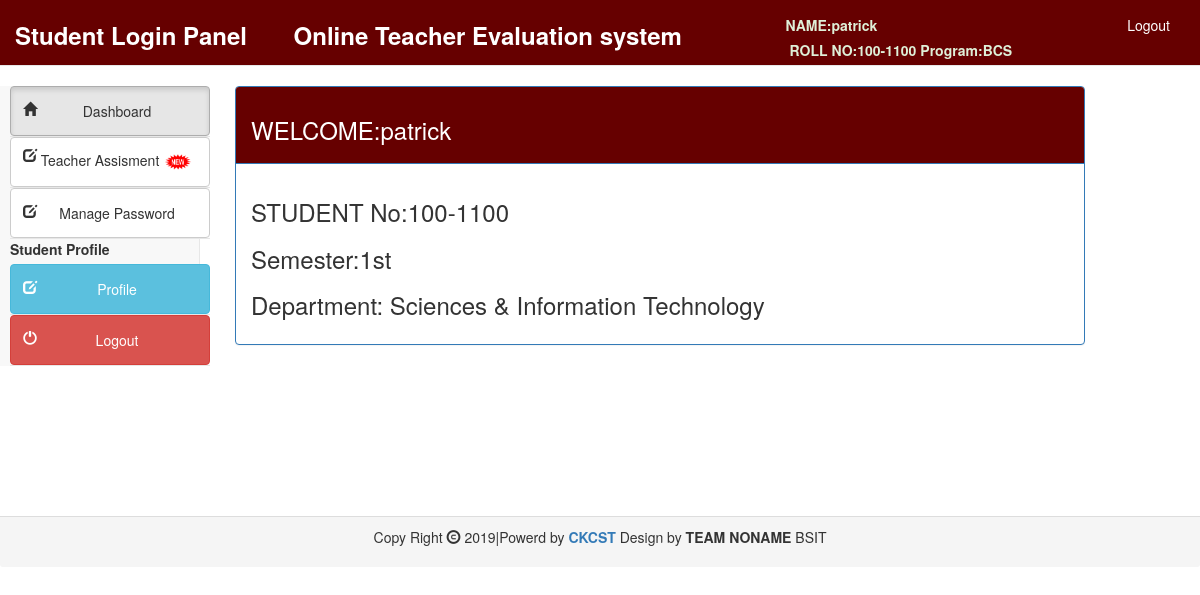
Screenshot of /studentlogin/index.php (signed in) with the database file from the repository.
### tables this page shows
CREATE TABLE `student` (
  `StudentID` int(15) NOT NULL,
  `StudentName` varchar(50) NOT NULL,
  `FatherName` varchar(50) NOT NULL,
  `Gender` varchar(10) NOT NULL,
  `SessionID` int(11) NOT NULL,
  `ProgramID` int(15) NOT NULL,
  `DepartmentID` int(15) NOT NULL,
  `SemesterID` int(15) NOT NULL,
  `RollNO` varchar(20) NOT NULL,
  `Password` varchar(20) NOT NULL
);

CREATE TABLE `program` (
  `ProgramID` int(15) NOT NULL,
  `ProgramName` varchar(50) NOT NULL,
  `DepartmentID` int(15) NOT NULL,
  `Semesters` int(10) NOT NULL
);

CREATE TABLE `semester` (
  `semester_id` int(11) NOT NULL,
  `semester` varchar(50) NOT NULL
);

CREATE TABLE `department` (
  `DepartmentID` int(15) NOT NULL,
  `DepartmentName` varchar(150) NOT NULL
);

### studentlogin/index.php (the view, shortened to what this page needs)
<?php
include("connection.php");
 $user_id=$_SESSION['user_id'];
$query=mysqli_query($connection,"select StudentName,RollNO,semester,DepartmentName from student inner join department on department.DepartmentID = student.DepartmentID inner join semester on semester.semester_id = student.SemesterID where StudentID = '$user_id'")or die ("query 1 incorrect.......");
list($StudentName,$RollNO,$SemesterName,$DepartmentName)=mysqli_fetch_array($query);
?>
<!DOCTYPE html>
<html lang="en">
<head>
<link href="style/css/bootstrap.min.css" rel="stylesheet">
<link href="style/css/k.css" rel="stylesheet">
</head>
  	<body>
						<div class="row" >
  	    <?php include("include/header.php");?>
        <div class="container-fluid">
   		<?php include ("include/side_bar.php");?>
					<div class="col-sm-9" >
					 <div class="panel panel-primary" style="margin-left:20px">
						<div class="panel-heading" style="background-color:#660000">
						<h3 style="color:white">WELCOME:<?php echo $StudentName;?> </h3>
										</div>
					<div class="panel-body">
                        <h3>STUDENT No:<?php echo $RollNO;?> </h3>
					<h3>Semester:<?php echo $SemesterName;?> </h3>
					<h3>Department: <?php echo $DepartmentName;?> </h3>
			</div>
			</div>
                </div></div>	</div>
      </body>
<br><br><br><br><br><p></p>&nbsp;&nbsp;
     <?php include ("include/footer.php");?>
</html>

### studentlogin/include/header.php (shortened to what this page needs)
<div class="container-fluid">
<nav class="navbar navbar-default navbar-static-top">
	<div class="navbar-header" style="background-color:#660000">
			<a class="navbar-brand" href="#" style="font-size:24px; margin-top:10px">
                <b style="color:white">Student Login Panel &nbsp;&nbsp;&nbsp;&nbsp;&nbsp; Online Teacher Evaluation system </b>		</a>	</div>
<div class="collapse navbar-collapse" style="background-color:#660000">
         <?php
    $query=mysqli_query($connection,"select StudentName,RollNO,ProgramName from student
    inner join program on student.ProgramID = program.ProgramID
    where StudentID='$user_id'")or die ("query 1 incorrect.......");
list($StudentName,$RollNO,$ProgramName)=mysqli_fetch_array($query);
?>
<ul class="nav navbar-nav navbar-right">
<li class="dropdown">
    <li style="margin-right:100px;margin-top:15px;color:#dff0d8" ><label>NAME:</label><strong><?php echo $StudentName; ?></strong> <br><label></label><label></label>
        <label>ROLL NO:</label><strong><?php echo $RollNO; ?></strong>
          <label>Program:</label><strong><?php echo $ProgramName; ?></strong>
    </li>
        <li style="margin-right:30px"><a href="logout.php" style="color:white">Logout</a></li>
	</ul>
	  </div>
  </div>

### rows the page displays
student: StudentName "patrick", RollNO "100-1100", ProgramID.ProgramName "BCS", SemesterID.semester "1st", DepartmentID.DepartmentName "Sciences & Information Technology"
